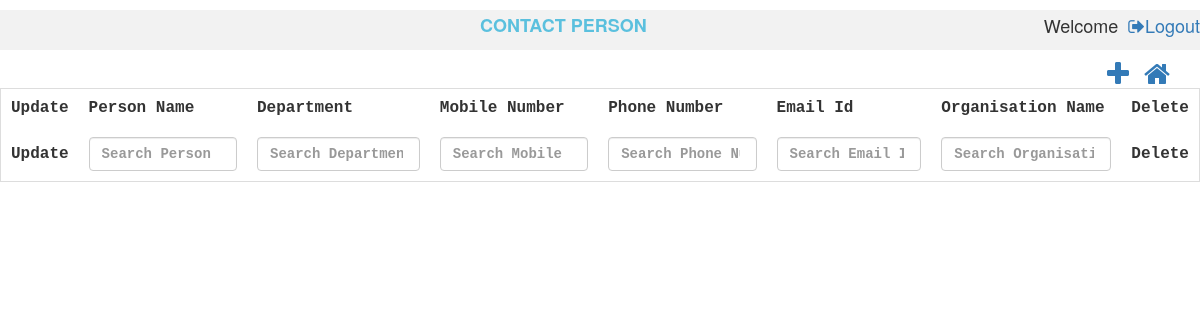
Page /controllers/contactPerson.php on the earlier database version.
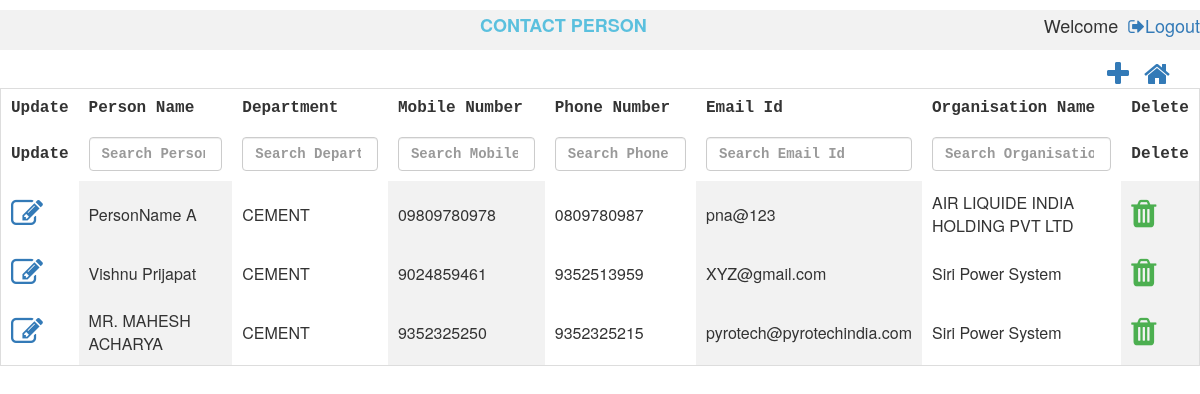
Same page on the later database version.
### tables this page shows
CREATE TABLE `tbl_contactperson` (
  `nid` int(10) NOT NULL,
  `ncontact_person_id` int(10) NOT NULL,
  `nlogged_in_user_id` int(10) NOT NULL,
  `cperson_name` varchar(50) NOT NULL,
  `ndept_id` int(10) NOT NULL,
  `cmobile_number` varchar(50) NOT NULL,
  `cphone_number` varchar(50) NOT NULL,
  `cemail_id` varchar(50) NOT NULL,
  `norg_id` int(10) NOT NULL,
  `isActive` bit(1) NOT NULL,
  `isAvailable` bit(1) NOT NULL,
  `dcreated_date` datetime NOT NULL,
  `dupdated_date` datetime NOT NULL,
  `ninternal_id` int(11) DEFAULT NULL
);

CREATE TABLE `tbl_department` (
  `nid` int(10) NOT NULL,
  `ndept_id` int(10) NOT NULL,
  `cdept_name` varchar(50) NOT NULL,
  `isActive` bit(1) NOT NULL,
  `isAvailable` bit(1) NOT NULL,
  `dcreated_date` datetime NOT NULL,
  `dupdated_date` datetime NOT NULL,
  `ninternal_id` int(11) DEFAULT NULL
);

CREATE TABLE `tbl_organisation` (
  `nid` int(10) NOT NULL,
  `norg_id` int(10) NOT NULL,
  `corg_name` varchar(50) NOT NULL,
  `corg_address` varchar(50) NOT NULL,
  `corg_city` varchar(50) NOT NULL,
  `corg_state` varchar(50) NOT NULL,
  `corg_country` varchar(50) NOT NULL,
  `corg_mobileNumber` varchar(10) NOT NULL,
  `corg_emailId` varchar(50) NOT NULL,
  `norg_group_id` int(10) NOT NULL,
  `isActive` bit(1) NOT NULL,
  `isAvailable` bit(1) NOT NULL,
  `dcreated_date` datetime NOT NULL,
  `dupdated_date` datetime NOT NULL,
  `ninternal_id` int(11) DEFAULT NULL
);

### controllers/contactPerson.php (the view, shortened to what this page needs)
<html>
<head>
    <link rel="stylesheet" href="../css/theme.css">
    <link rel="stylesheet" href="https://cdn.datatables.net/1.10.22/css/jquery.dataTables.min.css">
    <link rel="stylesheet" href="https://cdnjs.cloudflare.com/ajax/libs/font-awesome/4.7.0/css/font-awesome.min.css">
    <link rel="stylesheet" href="https://maxcdn.bootstrapcdn.com/bootstrap/3.4.1/css/bootstrap.min.css">
</head>
<h5>
    <div style="background-color: #f2f2f2;width: 100%;height: 40px;font-size: large;padding-top:0.5%">
        <b style="margin-left: 40%;color:#5bc0de ">CONTACT PERSON</b>
        <a style="float:right;margin-left: 10px" href="../logout.php"><i class="fa fa-sign-out" ></i>Logout</a>
        <div style="float: right"> <?php echo "Welcome " .$_SESSION['username'] ; ?></div>
    </div>
</h5><div class="container">
    <a style="float:right;margin-left: 15px;" href="../dashboard.php"><i class="fa fa-home fa-2x"></i></a>
    <a style="float:right" href="#contactPerson_modal" data-toggle="modal" id='add' data-id="1"><i class="fa fa-plus fa-2x"
                                                                                                  aria-hidden="true"></i></a>
</div>
<?php
$conn = OpenCon();
$sql = $sql = "SELECT c.ninternal_id,c.ncontact_person_id,c.cperson_name,c.ndept_id,c.cmobile_number,c.cphone_number,c.cemail_id,c.isAvailable, o.corg_name,d.cdept_name
                    FROM tbl_contactperson AS c
                     JOIN tbl_organisation AS o
                    ON c.norg_id = o.ninternal_id
                     JOIN tbl_department AS d
                    ON c.ndept_id= d.ndept_id
                    WHERE c.isAvailable=1";
$retval = mysqli_query($conn, $sql);
echo "<table id='contactPersonTable'  name='contactPersonTable' >
            <thead>
            <tr>
            <th style='display:none;'>INTERNAL ID</th>
            <th style='display:none;'>CONTACT PERSON ID</th>
            <th>Update</th>
            <th>Person Name</th>
            <th>Department</th>
            <th>Mobile Number</th>
            <th>Phone Number</th>
            <th>Email Id</th>
            <th>Organisation Name</th>
            <th>Delete</th>
            </tr>
            </thead>
            <tbody>
            ";
while ($row = mysqli_fetch_array($retval, MYSQLI_ASSOC)) {
    echo "<tr>";
    echo "<td ><a  href='#contactPerson_modal' data-toggle='modal' class='updateClass' data-id='2'><i class='fa fa-edit fa-2x'></i></a></td>";
    echo "<td>" . $row['cperson_name'] . "</td>";
    echo "<td>" . $row['cdept_name'] . "</td>";
    echo "<td>" . $row['cmobile_number'] . "</td>";
    echo "<td>" . $row['cphone_number'] . "</td>";
    echo "<td>" . $row['cemail_id'] . "</td>";
    echo "<td>" . $row['corg_name'] . "</td>";
       echo "<td class='action-delete'><i  class='fa fa-trash fa-2x' style='color:#4caf50;'</i></td>";
    echo "</tr>";
}
echo "</tbody></table>";
?>
</html>

Differences in the rows shown:
added tbl_contactperson: cperson_name "PersonName A", tbl_department.cdept_name "CEMENT", cmobile_number "09809780978", cphone_number "0809780987", cemail "pna@123", tbl_organisation.corg_name "AIR LIQUIDE INDIA HOLDING PVT LTD"
added tbl_contactperson: cperson_name "Vishnu Prijapat", tbl_department.cdept_name "CEMENT", cmobile_number "9024859461", cphone_number "9352513959", cemail "XYZ@gmail.com", tbl_organisation.corg_name "Siri Power System"
added tbl_contactperson: cperson_name "MR. MAHESH ACHARYA", tbl_department.cdept_name "CEMENT", cmobile_number "9352325250", cphone_number "9352325215", cemail "pyrotech@pyrotechindia.com", tbl_organisation.corg_name "Siri Power System"
